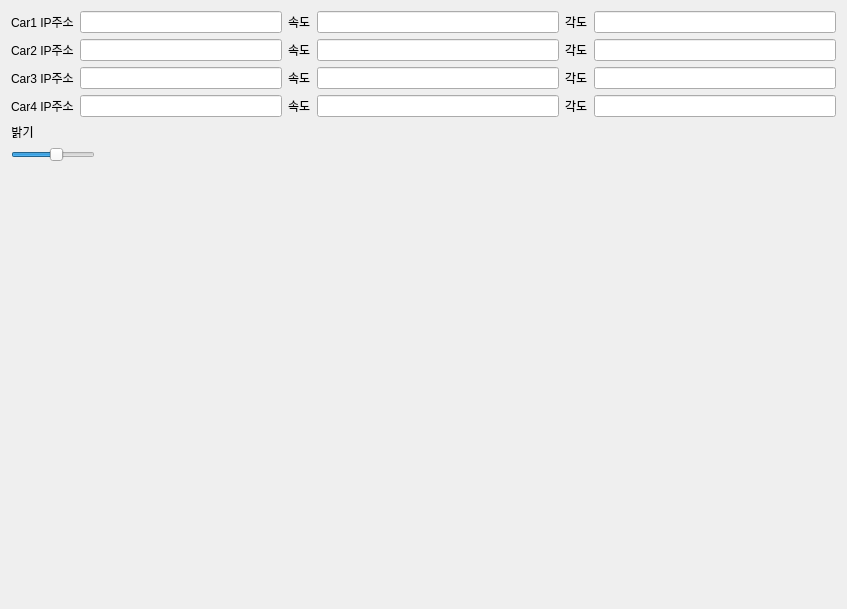
<?xml version="1.0" encoding="UTF-8"?>
<ui version="4.0">
 <class>SettingForm</class>
 <widget class="QWidget" name="SettingForm">
  <property name="geometry">
   <rect>
    <x>0</x>
    <y>0</y>
    <width>847</width>
    <height>609</height>
   </rect>
  </property>
  <property name="windowTitle">
   <string>Form</string>
  </property>
  <layout class="QVBoxLayout" name="verticalLayout_2">
   <item>
    <layout class="QVBoxLayout" name="verticalLayout">
     <item>
      <layout class="QHBoxLayout" name="horizontalLayout_13">
       <item>
        <layout class="QHBoxLayout" name="horizontalLayout">
         <item>
          <widget class="QLabel" name="label">
           <property name="text">
            <string>Car1 IP주소</string>
           </property>
          </widget>
         </item>
         <item>
          <widget class="QLineEdit" name="lineEdit"/>
         </item>
        </layout>
       </item>
       <item>
        <layout class="QHBoxLayout" name="horizontalLayout_2">
         <item>
          <widget class="QLabel" name="label_6">
           <property name="text">
            <string>속도</string>
           </property>
          </widget>
         </item>
         <item>
          <widget class="QLineEdit" name="car1_SpeedLabel"/>
         </item>
        </layout>
       </item>
       <item>
        <layout class="QHBoxLayout" name="horizontalLayout_3">
         <item>
          <widget class="QLabel" name="label_10">
           <property name="text">
            <string>각도</string>
           </property>
          </widget>
         </item>
         <item>
          <widget class="QLineEdit" name="car1_DegreeLabel"/>
         </item>
        </layout>
       </item>
      </layout>
     </item>
     <item>
      <layout class="QHBoxLayout" name="horizontalLayout_14">
       <item>
        <layout class="QHBoxLayout" name="horizontalLayout_4">
         <item>
          <widget class="QLabel" name="label_2">
           <property name="text">
            <string>Car2 IP주소</string>
           </property>
          </widget>
         </item>
         <item>
          <widget class="QLineEdit" name="lineEdit_2"/>
         </item>
        </layout>
       </item>
       <item>
        <layout class="QHBoxLayout" name="horizontalLayout_5">
         <item>
          <widget class="QLabel" name="label_7">
           <property name="text">
            <string>속도</string>
           </property>
          </widget>
         </item>
         <item>
          <widget class="QLineEdit" name="car2_SpeedLabel"/>
         </item>
        </layout>
       </item>
       <item>
        <layout class="QHBoxLayout" name="horizontalLayout_6">
         <item>
          <widget class="QLabel" name="label_11">
           <property name="text">
            <string>각도</string>
           </property>
          </widget>
         </item>
         <item>
          <widget class="QLineEdit" name="car2_DegreeLabel"/>
         </item>
        </layout>
       </item>
      </layout>
     </item>
     <item>
      <layout class="QHBoxLayout" name="horizontalLayout_15">
       <item>
        <layout class="QHBoxLayout" name="horizontalLayout_7">
         <item>
          <widget class="QLabel" name="label_3">
           <property name="text">
            <string>Car3 IP주소</string>
           </property>
          </widget>
         </item>
         <item>
          <widget class="QLineEdit" name="lineEdit_3"/>
         </item>
        </layout>
       </item>
       <item>
        <layout class="QHBoxLayout" name="horizontalLayout_8">
         <item>
          <widget class="QLabel" name="label_8">
           <property name="text">
            <string>속도</string>
           </property>
          </widget>
         </item>
         <item>
          <widget class="QLineEdit" name="car3_SpeedLabel"/>
         </item>
        </layout>
       </item>
       <item>
        <layout class="QHBoxLayout" name="horizontalLayout_9">
         <item>
          <widget class="QLabel" name="label_12">
           <property name="text">
            <string>각도</string>
           </property>
          </widget>
         </item>
         <item>
          <widget class="QLineEdit" name="car3_DegreeLabel"/>
         </item>
        </layout>
       </item>
      </layout>
     </item>
     <item>
      <layout class="QHBoxLayout" name="horizontalLayout_16">
       <item>
        <layout class="QHBoxLayout" name="horizontalLayout_10">
         <item>
          <widget class="QLabel" name="label_4">
           <property name="text">
            <string>Car4 IP주소</string>
           </property>
          </widget>
         </item>
         <item>
          <widget class="QLineEdit" name="lineEdit_4"/>
         </item>
        </layout>
       </item>
       <item>
        <layout class="QHBoxLayout" name="horizontalLayout_11">
         <item>
          <widget class="QLabel" name="label_9">
           <property name="text">
            <string>속도</string>
           </property>
          </widget>
         </item>
         <item>
          <widget class="QLineEdit" name="car4_SpeedLabel"/>
         </item>
        </layout>
       </item>
       <item>
        <layout class="QHBoxLayout" name="horizontalLayout_12">
         <item>
          <widget class="QLabel" name="label_13">
           <property name="text">
            <string>각도</string>
           </property>
          </widget>
         </item>
         <item>
          <widget class="QLineEdit" name="car4_DegreeLabel"/>
         </item>
        </layout>
       </item>
      </layout>
     </item>
     <item>
      <layout class="QVBoxLayout" name="_2">
       <property name="sizeConstraint">
        <enum>QLayout::SetFixedSize</enum>
       </property>
       <item>
        <widget class="QLabel" name="label_5">
         <property name="sizePolicy">
          <sizepolicy hsizetype="Fixed" vsizetype="Preferred">
           <horstretch>0</horstretch>
           <verstretch>0</verstretch>
          </sizepolicy>
         </property>
         <property name="layoutDirection">
          <enum>Qt::LeftToRight</enum>
         </property>
         <property name="text">
          <string>밝기</string>
         </property>
         <property name="alignment">
          <set>Qt::AlignCenter</set>
         </property>
        </widget>
       </item>
       <item>
        <widget class="QSlider" name="horizontalSlider">
         <property name="sizePolicy">
          <sizepolicy hsizetype="Fixed" vsizetype="Fixed">
           <horstretch>0</horstretch>
           <verstretch>0</verstretch>
          </sizepolicy>
         </property>
         <property name="sliderPosition">
          <number>55</number>
         </property>
         <property name="orientation">
          <enum>Qt::Horizontal</enum>
         </property>
        </widget>
       </item>
      </layout>
     </item>
     <item>
      <spacer name="verticalSpacer">
       <property name="orientation">
        <enum>Qt::Vertical</enum>
       </property>
       <property name="sizeHint" stdset="0">
        <size>
         <width>20</width>
         <height>40</height>
        </size>
       </property>
      </spacer>
     </item>
    </layout>
   </item>
  </layout>
 </widget>
 <resources/>
 <connections/>
</ui>
